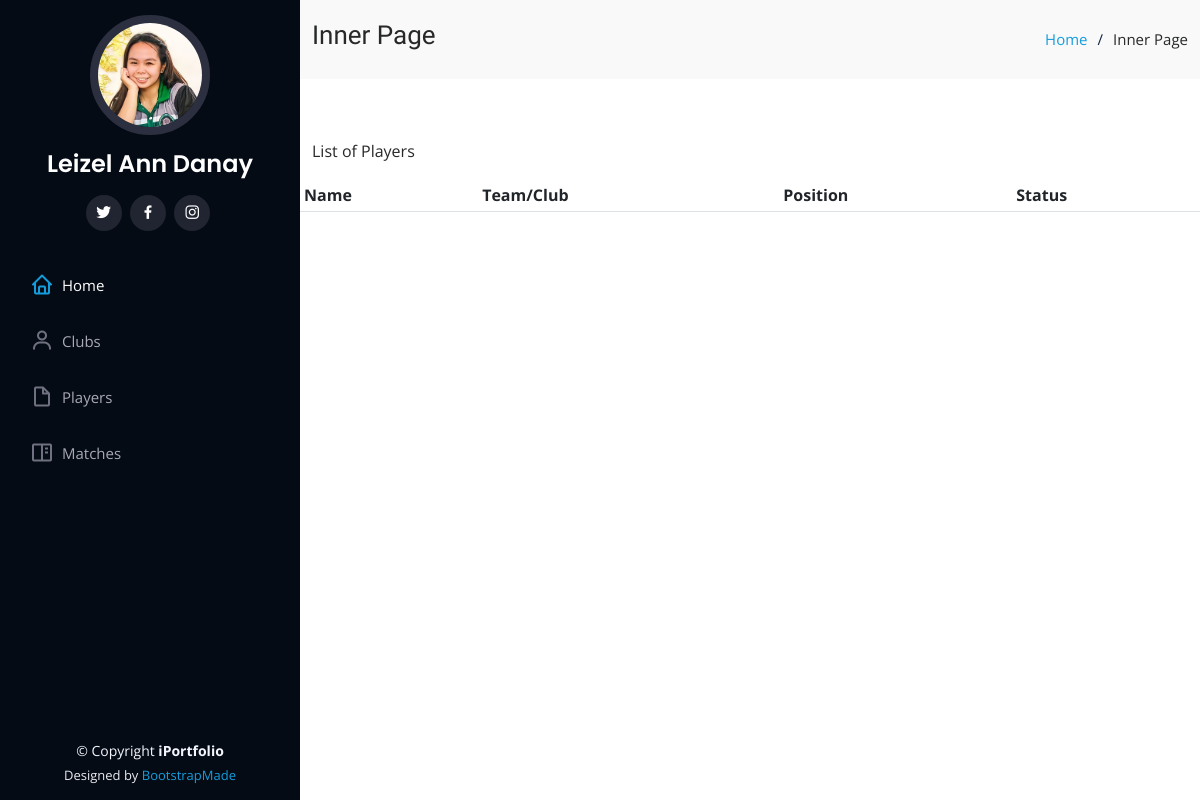
Page /player/ on the earlier database version.
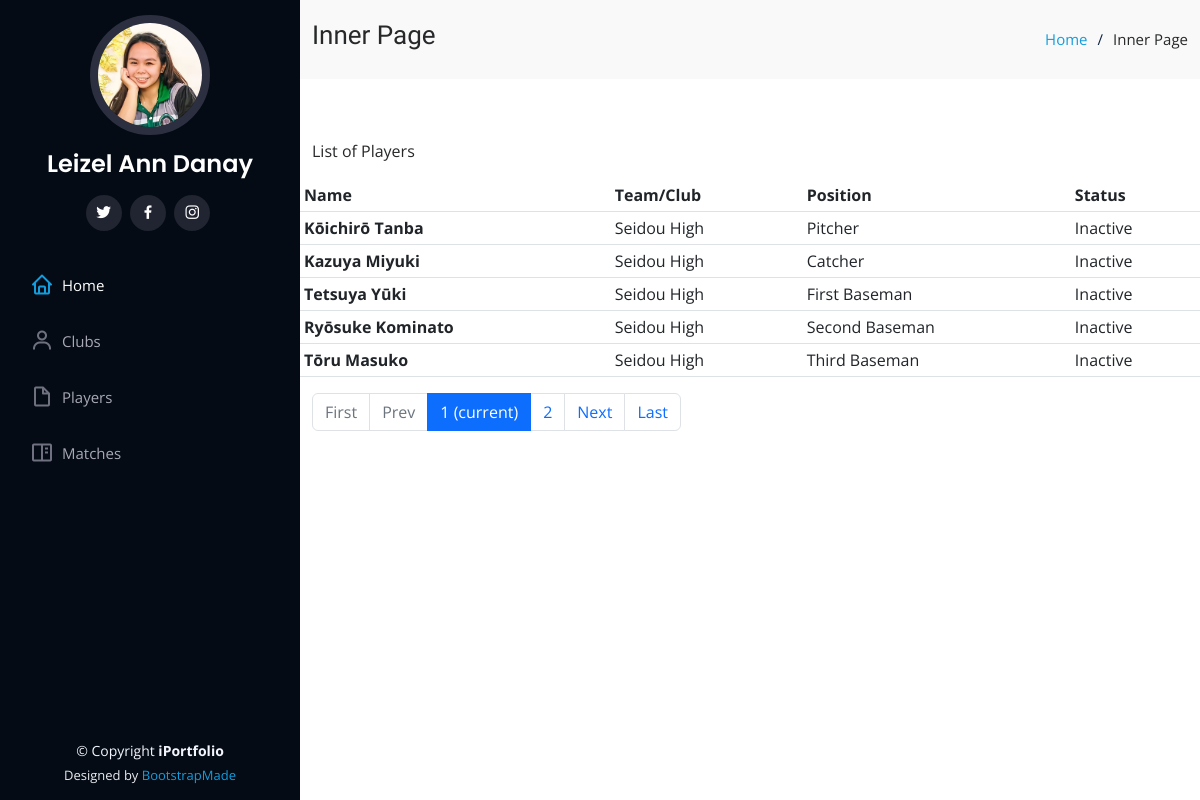
Same page on the later database version.
### basebal/models.py (models this page shows, shortened)
class BaseModel(models.Model):
    created_at = models.DateTimeField(
        auto_now_add=True, db_index=True)
    updated_at = models.DateTimeField(auto_now=True)
    class Meta:
        abstract = True

class Play(BaseModel):
    STRING_CHOICES= (
    ('First String', 'First String'),
    ('Second String','Second String'))
    player = models.ForeignKey(Person, on_delete=models.CASCADE, related_name = "Player")
    team = models.ForeignKey(Club, on_delete=models.CASCADE, related_name = "Team")
    string_no = models.CharField(max_length=100, choices = STRING_CHOICES)
    isActive = models.BooleanField(default=False)
    pos = models.ForeignKey(Position, on_delete=models.CASCADE)

class Person(BaseModel):
    lastname = models.CharField(max_length=100)
    firstname = models.CharField(max_length=100)
    email = models.EmailField(null=True, blank=True, max_length=100)
    height = models.DecimalField(max_digits=10, decimal_places=5, null=True)
    weight = models.DecimalField(max_digits=10, decimal_places=5, null=True)

class Club(BaseModel):
    name = models.CharField(max_length=100)
    coach = models.ForeignKey(Person, on_delete=models.CASCADE)
    description = models.TextField(null=True, blank=True)
    dorm_latitude = models.DecimalField(max_digits=22, decimal_places=16, null=True, blank=True)
    dorm_longitude = models.DecimalField(max_digits=22, decimal_places=16, null=True, blank=True)
    team_pic = models.ImageField(default="defaultimg.png", null=True, blank=True, verbose_name="Team Image")

class Position(BaseModel):
    description = models.CharField(max_length=100)

### basebal/views.py (the view)
# urls.py: path('player/',views.PlayerView.as_view(), name='player'),
class PlayerView(ListView):
    model = Play
    context_object_name = 'play'
    template_name = "player.html"
    paginate_by = 5
    def get_context_data(self, **kwargs):
        context = super().get_context_data(**kwargs)
        context['header_text'] = 'List of Players'
        return context
    def get_queryset(self, *args, **kwargs):
        qs = super(PlayerView, self).get_queryset(*args, **kwargs)
        return qs

### langingpage/templates/player.html
{% extends 'base.html' %}
{% load static %}
{% block content %}
<div class="container">
    <p>
      {{ header_text }}
    </p>
    <div class="row">
        <table class="table table-sm">
            <thead>
              <tr>
                <th scope="col">Name</th>
                <th scope="col">Team/Club</th>
                <th scope="col">Position</th>
                <th scope="col">Status</th>
              </tr>
            </thead>
            <tbody>
                {% for object in object_list %}
              <tr>
                <th scope="row">{{ object.player.firstname }} {{ object.player.lastname }}</th>
                <td>{{ object.team.name }}</td>
                <td>{{ object.pos.description }}</td>
                <td>{% if object.isActive == True %} Active {% else %} Inactive {% endif %}</td>
              </tr>
              {% endfor %}
            </tbody>
          </table>
          {% include 'includes/pagination.html' %}
    </div>
  </div>
{% endblock content %}

### langingpage/templates/base.html (shortened to what this page needs)
{% load static %}
<!DOCTYPE html>
<html lang="en">
<head>
  <link href="{% static 'vendor/aos/aos.css' %}" rel="stylesheet">
  <link href="{% static 'vendor/bootstrap/css/bootstrap.min.css' %}" rel="stylesheet">
  <link href="{% static 'vendor/bootstrap-icons/bootstrap-icons.css' %}" rel="stylesheet">
  <link href="{% static 'vendor/boxicons/css/boxicons.min.css' %}" rel="stylesheet">
  <link href="{% static 'vendor/glightbox/css/glightbox.min.css' %}" rel="stylesheet">
  <link href="{% static 'vendor/swiper/swiper-bundle.min.css' %}" rel="stylesheet">
  <link href="{% static 'css/style.css' %}" rel="stylesheet">
</head>
<body>
  <header id="header">
    <div class="d-flex flex-column">
      <div class="profile">
          <img src="{% static 'img/profile.jpg' %}" alt="" class="img-fluid rounded-circle">
        <h1 class="text-light"><a href="index.html">Leizel Ann Danay</a></h1>
        <div class="social-links mt-3 text-center">
          <a href="https://twitter.com/Eizthy" class="twitter"><i class="bx bxl-twitter"></i></a>
          <a href="https://www.facebook.com/Danay090902" class="facebook"><i class="bx bxl-facebook"></i></a>
          <a href="https://www.instagram.com/eizthy/" class="instagram"><i class="bx bxl-instagram"></i></a>
        </div>
      </div>
      <nav id="navbar" class="nav-menu navbar">
        <ul>
          <li><a href="{% url 'home' %}" class="nav-link scrollto active"><i class="bx bx-home"></i> <span>Home</span></a></li>
          <li><a href="{% url 'club' %}" class="nav-link scrollto"><i class="bx bx-user"></i> <span>Clubs</span></a></li>
          <li><a href="{% url 'player' %}" class="nav-link scrollto"><i class="bx bx-file-blank"></i> <span>Players</span></a></li>
          <li><a href="{% url 'match' %}" class="nav-link scrollto"><i class="bx bx-book-content"></i> <span>Matches</span></a></li>
        </ul>
      </nav>
    </div>
  </header>
  <main id="main">
    <section class="breadcrumbs">
      <div class="container">
        <div class="d-flex justify-content-between align-items-center">
          <h2>Inner Page</h2>
          <ol>
            <li><a href="index.html">Home</a></li>
            <li>Inner Page</li>
          </ol>
        </div>
      </div>
    </section>
    <section class="inner-page">
      {% block content %}
      {% endblock content %}
    </section>
  </main>
  <footer id="footer">
    <div class="container">
      <div class="copyright">
        &copy; Copyright <strong><span>iPortfolio</span></strong>
      </div>
      <div class="credits">
        Designed by <a href="https://bootstrapmade.com/">BootstrapMade</a>
      </div>
    </div>
  </footer>
</body>
</html>

### langingpage/templates/includes/pagination.html
{% if is_paginated %}
  <nav aria-label="Topics pagination" class="mb-4">
    <ul class="pagination">
      {% if page_obj.number > 1 %}
        <li class="page-item">
          <a class="page-link" href="?page=1">First</a>
        </li>
      {% else %}
        <li class="page-item disabled">
          <span class="page-link">First</span>
        </li>
      {% endif %}
      {% if page_obj.has_previous %}
        <li class="page-item">
          <a class="page-link" href="?page={{ page_obj.previous_page_number }}">Prev</a>
        </li>
      {% else %}
        <li class="page-item disabled">
          <span class="page-link">Prev</span>
        </li>
      {% endif %}
      {% for page_num in paginator.page_range %}
        {% if page_obj.number == page_num %}
          <li class="page-item active">
            <span class="page-link">
              {{ page_num }}
              <span class="sr-only">(current)</span>
            </span>
          </li>
        {% elif page_num > page_obj.number|add:'-3' and page_num < page_obj.number|add:'3' %}
          <li class="page-item">
            <a class="page-link" href="?page={{ page_num }}">{{ page_num }}</a>
          </li>
        {% endif %}
      {% endfor %}
      {% if page_obj.has_next %}
        <li class="page-item">
          <a class="page-link" href="?page={{ page_obj.next_page_number }}">Next</a>
        </li>
      {% else %}
        <li class="page-item disabled">
          <span class="page-link">Next</span>
        </li>
      {% endif %}
      {% if page_obj.number != paginator.num_pages %}
        <li class="page-item">
          <a class="page-link" href="?page={{ paginator.num_pages }}">Last</a>
        </li>
      {% else %}
        <li class="page-item disabled">
          <span class="page-link">Last</span>
        </li>
      {% endif %}
    </ul>
  </nav>
{% endif %}

### static/css/style.css (style rules this page uses)
body { font-family: "Open Sans", sans-serif; color: #272829; }
a { color: #149ddd; text-decoration: none; }
h1, h2, h3, h4, h5, h6 { font-family: "Raleway", sans-serif; }
#header { position: fixed; top: 0; left: 0; bottom: 0; width: 300px; transition: all ease-in-out 0.5s; z-index: 9997; transition: all 0.5s; padding: 0 15px; background: #040b14; overflow-y: auto; }
#header .profile img { margin: 15px auto; display: block; width: 120px; border: 8px solid #2c2f3f; }
#header .profile h1 { font-size: 24px; margin: 0; padding: 0; font-weight: 600; -moz-text-align-last: center; text-align-last: center; font-family: "Poppins", sans-serif; }
#header .profile h1 a, #header .profile h1 a:hover { color: #fff; text-decoration: none; }
#header .profile .social-links a { font-size: 18px; display: inline-block; background: #212431; color: #fff; line-height: 1; padding: 8px 0; margin-right: 4px; border-radius: 50%; text-align: center; width: 36px; height: 36px; transition: 0.3s; }
#main { margin-left: 300px; }
.nav-menu { padding: 30px 0 0 0; }
.nav-menu * { margin: 0; padding: 0; list-style: none; }
.nav-menu>ul>li { position: relative; white-space: nowrap; }
.nav-menu a, .nav-menu a:focus { display: flex; align-items: center; color: #a8a9b4; padding: 12px 15px; margin-bottom: 8px; transition: 0.3s; font-size: 15px; }
.nav-menu a i, .nav-menu a:focus i { font-size: 24px; padding-right: 8px; color: #6f7180; }
.nav-menu a:hover, .nav-menu .active, .nav-menu .active:focus, .nav-menu li:hover>a { text-decoration: none; color: #fff; }
.nav-menu a:hover i, .nav-menu .active i, .nav-menu .active:focus i, .nav-menu li:hover>a i { color: #149ddd; }
section { padding: 60px 0; overflow: hidden; }
.breadcrumbs { padding: 20px 0; background: #f9f9f9; }
.breadcrumbs h2 { font-size: 26px; font-weight: 300; }
.breadcrumbs ol { display: flex; flex-wrap: wrap; list-style: none; padding: 0; margin: 0; font-size: 15px; }
.breadcrumbs ol li+li { padding-left: 10px; }
.breadcrumbs ol li+li::before { display: inline-block; padding-right: 10px; color: #0e2442; content: "/"; }
#footer { padding: 15px; color: #f4f6fd; font-size: 14px; position: fixed; left: 0; bottom: 0; width: 300px; z-index: 9999; background: #040b14; }
#footer .copyright { text-align: center; }
#footer .credits { padding-top: 5px; text-align: center; font-size: 13px; color: #eaebf0; }

Differences in the rows shown:
added Play: player.firstname "Kōichirō", player.lastname "Tanba", team.name "Seidou High", pos.description "Pitcher", isActive "Inactive"
added Play: player.firstname "Kazuya", player.lastname "Miyuki", team.name "Seidou High", pos.description "Catcher", isActive "Inactive"
added Play: player.firstname "Tetsuya", player.lastname "Yūki", team.name "Seidou High", pos.description "First Baseman", isActive "Inactive"
added Play: player.firstname "Ryōsuke", player.lastname "Kominato", team.name "Seidou High", pos.description "Second Baseman", isActive "Inactive"
added Play: player.firstname "Tōru", player.lastname "Masuko", team.name "Seidou High", pos.description "Third Baseman", isActive "Inactive"
Other differences:
text now shown: "First Prev Next Last"
new list line: "1 (current)"
new list line: "2"
